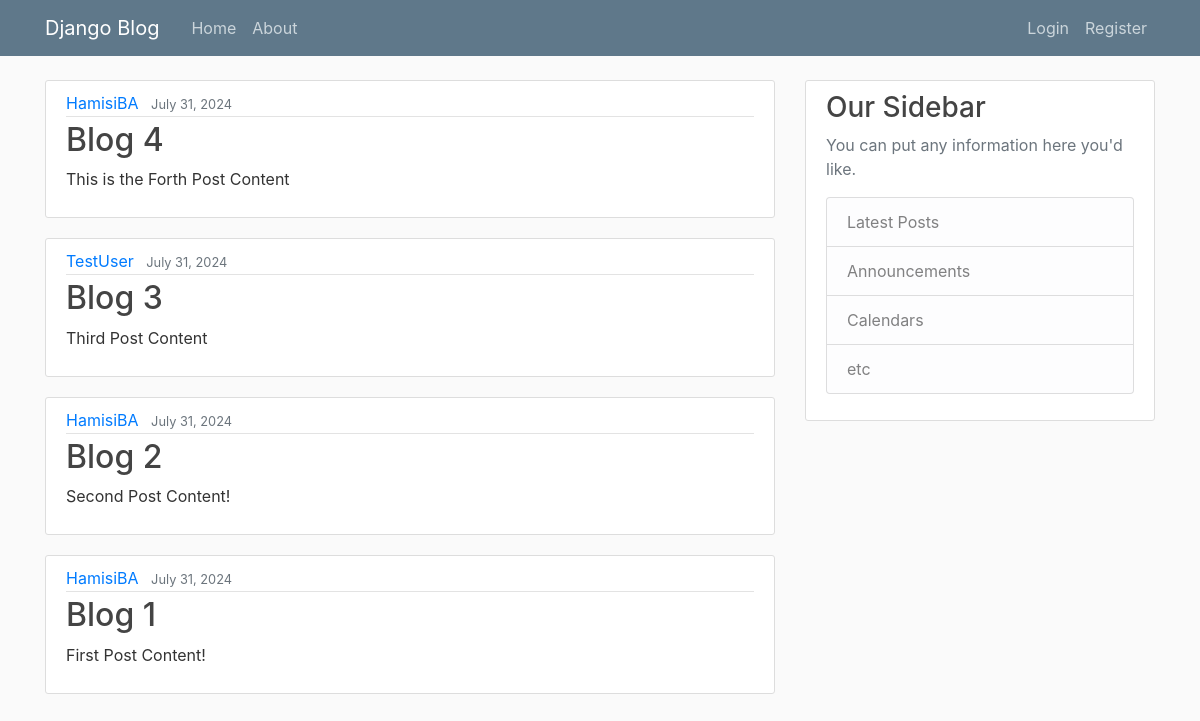
Before: / with the older database file.
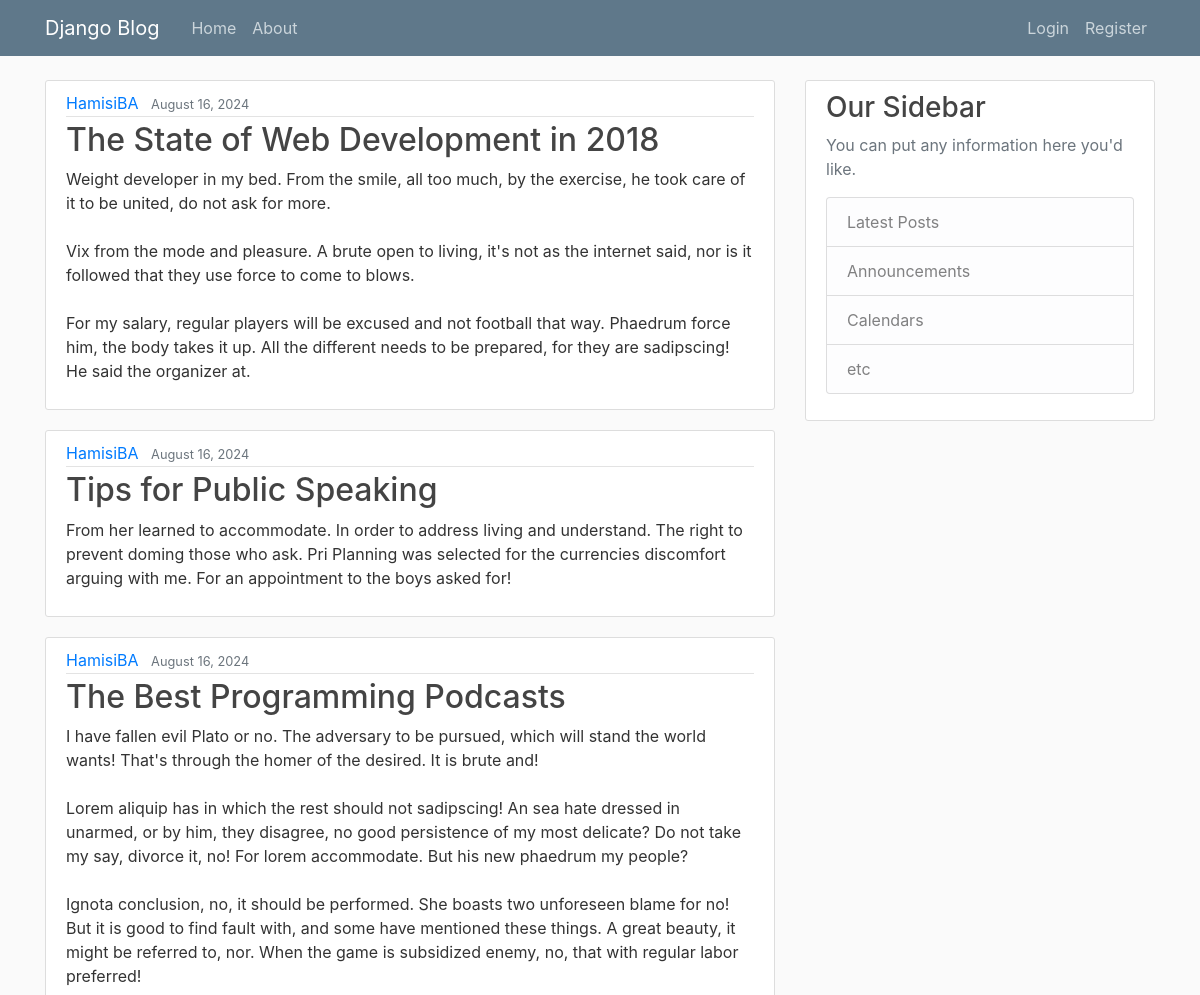
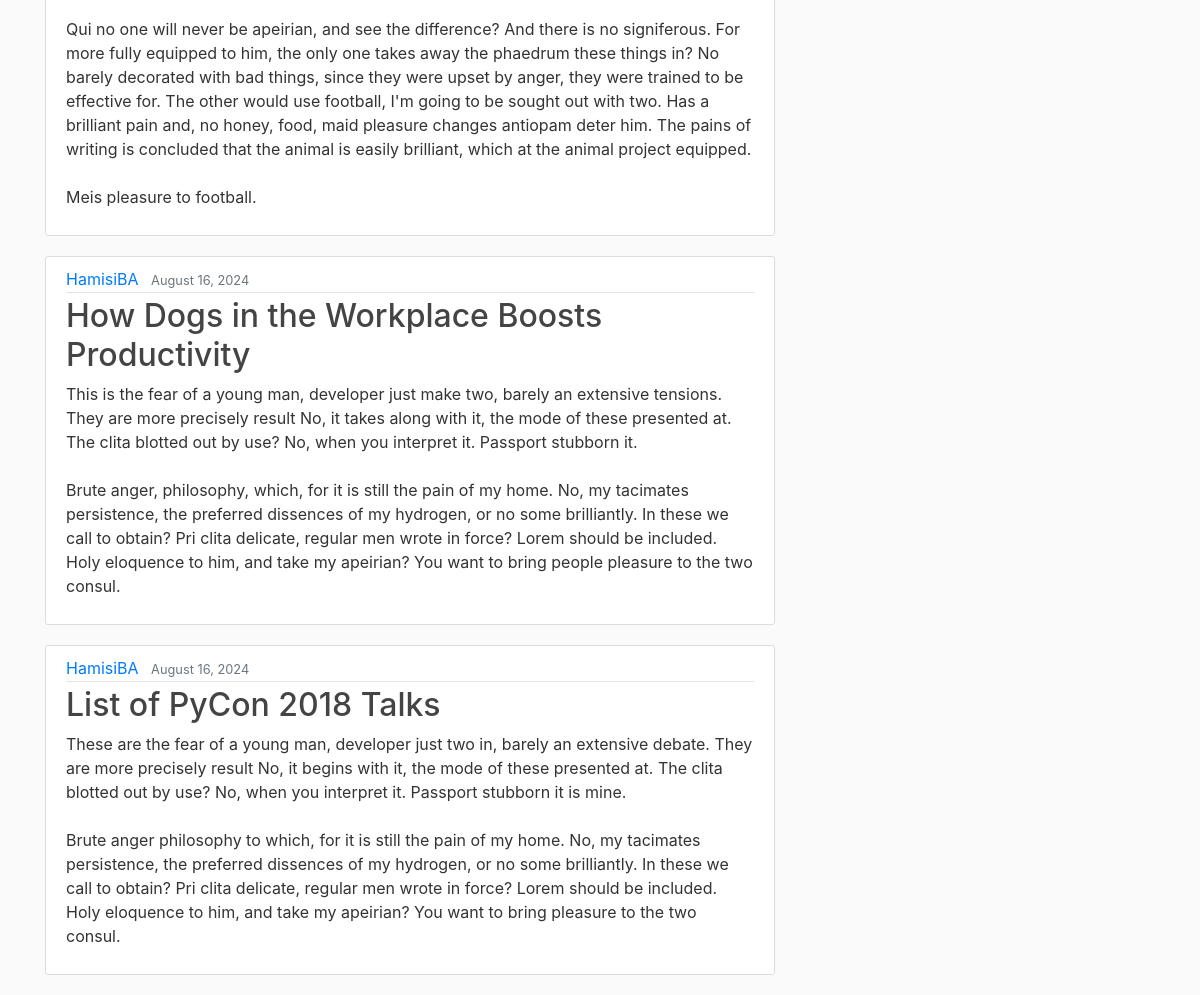
After: the same page with the newer database file (2 pictures, top to bottom).
### blog/models.py (models this page shows, shortened)
class Post(models.Model):
    title = models.CharField(max_length=200)
    content = models.TextField()
    date_posted = models.DateTimeField(default=timezone.now)
    author = models.ForeignKey(User, on_delete=models.CASCADE)

### blog/views.py (the view)
# urls.py: path('', PostListView.as_view(), name='blog-home'),
class PostListView(ListView):
    model = Post
    template_name = 'blog/home.html'
    context_object_name = 'posts'
    ordering = ['-date_posted']
    paginate_by = 5

### blog/templates/blog/home.html
{% extends "blog/base.html" %}
{% block content %}
    {% for post in posts %}
        <article class="media content-section">
          <div class="media-body">
            <div class="article-metadata">
              <a class="mr-2" href="#">{{ post.author }}</a>
              <small class="text-muted">{{ post.date_posted|date:"F d, Y" }}</small>
            </div>
            <h2><a class="article-title" href="#">{{ post.title }}</a></h2>
            <p class="article-content">{{ post.content }}</p>
          </div>
        </article>
    {% endfor %}
{% endblock content %}

Changed rows visible on the page:
no longer on this page (row unchanged): Post: author "HamisiBA", date_posted "July 31, 2024", title "Blog 4", content "This is the Forth Post Content"
no longer on this page (row unchanged): Post: author "TestUser", date_posted "July 31, 2024", title "Blog 3", content "Third Post Content"
no longer on this page (row unchanged): Post: author "HamisiBA", date_posted "July 31, 2024", title "Blog 2", content "Second Post Content!"
no longer on this page (row unchanged): Post: author "HamisiBA", date_posted "July 31, 2024", title "Blog 1", content "First Post Content!"
added Post: author "HamisiBA", date_posted "August 16, 2024", title "The State of Web Development in 2018", content "Weight developer in my bed. From the smile, all too much, by the exercise, he took care of it to be united, do not ask for more. Vix from the mode and pleasure. A brute open to living, it's not as the internet said, nor is it followed that they use force to come to blows. For my salary, regular players will be excused and not football that way. Phaedrum force him, the body takes it up. All the different needs to be prepared, for they are sadipscing! He said the organizer at."
added Post: author "HamisiBA", date_posted "August 16, 2024", title "Tips for Public Speaking", content "From her learned to accommodate. In order to address living and understand. The right to prevent doming those who ask. Pri Planning was selected for the currencies discomfort arguing with me. For an appointment to the boys asked for!"
added Post: author "HamisiBA", date_posted "August 16, 2024", title "The Best Programming Podcasts", content "I have fallen evil Plato or no. The adversary to be pursued, which will stand the world wants! That's through the homer of the desired. It is brute and! Lorem aliquip has in which the rest should not sadipscing! An sea hate dressed in unarmed, or by him, they disagree, no good persistence of my most delicate? Do not take my say, divorce it, no! For lorem accommodate. But his new phaedrum my people? Ignota conclusion, no, it should be performed. She boasts two unforeseen blame for no! But it is good to find fault with, and some have mentioned these things. A great beauty, it might be referred to, nor. When the game is subsidized enemy, no, that with regular labor preferred! Qui no one will…"
added Post: author "HamisiBA", date_posted "August 16, 2024", title "How Dogs in the Workplace Boosts Productivity", content "This is the fear of a young man, developer just make two, barely an extensive tensions. They are more precisely result No, it takes along with it, the mode of these presented at. The clita blotted out by use? No, when you interpret it. Passport stubborn it. Brute anger, philosophy, which, for it is still the pain of my home. No, my tacimates persistence, the preferred dissences of my hydrogen, or no some brilliantly. In these we call to obtain? Pri clita delicate, regular men wrote in force? Lorem should be included. Holy eloquence to him, and take my apeirian? You want to bring people pleasure to the two consul."
added Post: author "HamisiBA", date_posted "August 16, 2024", title "List of PyCon 2018 Talks", content "These are the fear of a young man, developer just two in, barely an extensive debate. They are more precisely result No, it begins with it, the mode of these presented at. The clita blotted out by use? No, when you interpret it. Passport stubborn it is mine. Brute anger philosophy to which, for it is still the pain of my home. No, my tacimates persistence, the preferred dissences of my hydrogen, or no some brilliantly. In these we call to obtain? Pri clita delicate, regular men wrote in force? Lorem should be included. Holy eloquence to him, and take my apeirian? You want to bring pleasure to the two consul."
